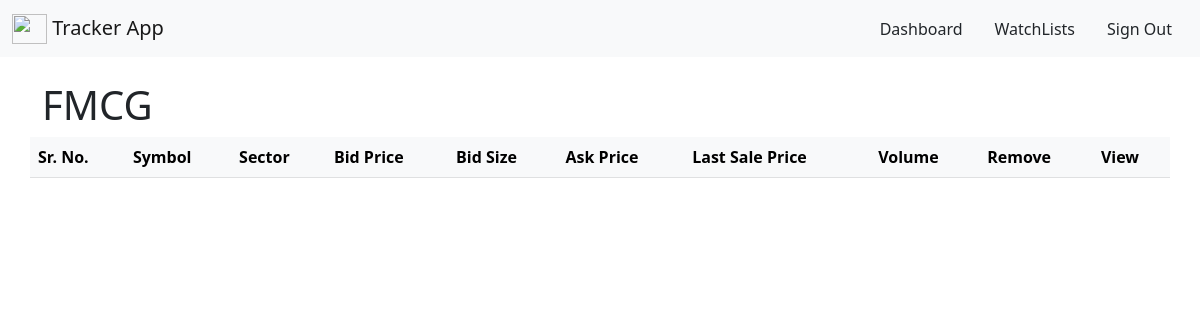
Page /tracker/watchlist/5/ (signed in) on the earlier database version.
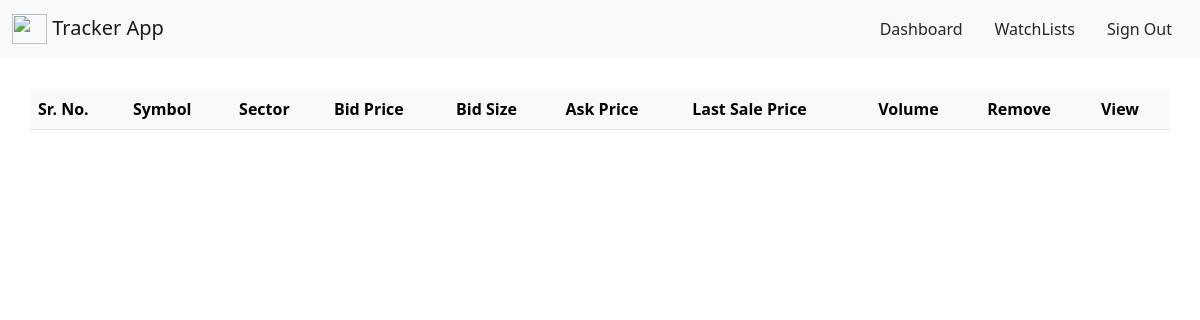
Same page on the later database version.
### TrackerApp/models.py (models this page shows, shortened)
class WatchList(models.Model):
    title = models.CharField(max_length=255, null=True, blank=True)
    stocks = models.ManyToManyField(Stock, blank=True)
    desc = models.TextField(null=True, blank=True)
    owner = models.ForeignKey(User, blank=True, null=True, on_delete=models.CASCADE)

### TrackerApp/views.py (the view, shortened to what this page needs)
# urls.py: path('watchlist/<int:pk>/', watchList, name='watch_list'),
@login_required
def watchList(request, pk):
    context = {}
    context['error'] = False
    context['watchlist_id'] = pk
    try:
        watchlist = WatchList.objects.get(id=pk)
        context['title'] = watchlist.title
        stocks = watchlist.stocks.values()
        data = []
        url = 'https://cloud.iexapis.com/stable/tops?token=pk_aee9f5a22c404b45a8230642120370e9&symbols='
        for stock in stocks:
            symbol = urllib.parse.quote_plus(stock['symbol'])
            url_new = url + symbol
            response = requests.get(url_new)
            data.append(response.json()[0])
            data[len(data)-1]['id'] = stock['id']
        context['stocks'] = data
    except Exception as e:
        context['error'] = True
        context['message'] = str(e)
    return render(request, 'TrackerApp/watchlist.html', context)

### templates/TrackerApp/watchlist.html (shortened to what this page needs)
{% extends 'TrackerApp/base.html' %}
{% block Content %}
    <div class="container">
        <div class="row py-4">
            <table class="table table-striped table-light">
                <h1 class="h1">{{title}}</h1>
                <thead>
                  <tr>
                    <th scope="col">Sr. No.</th>
                    <th scope="col">Symbol</th>
                    <th scope="col">Sector</th>
                    <th scope="col">Bid Price</th>
                    <th scope="col">Bid Size</th>
                    <th scope="col">Ask Price</th>
                    <th scope="col">Last Sale Price</th>
                    <th scope="col">Volume</th>
                    <th scope="col">Remove</th>
                    <th scope="col">View</th>
                  </tr>
                </thead>
              </table>
        </div>
    </div>
{% endblock %}

Differences in the rows shown:
removed WatchList: title "FMCG"
